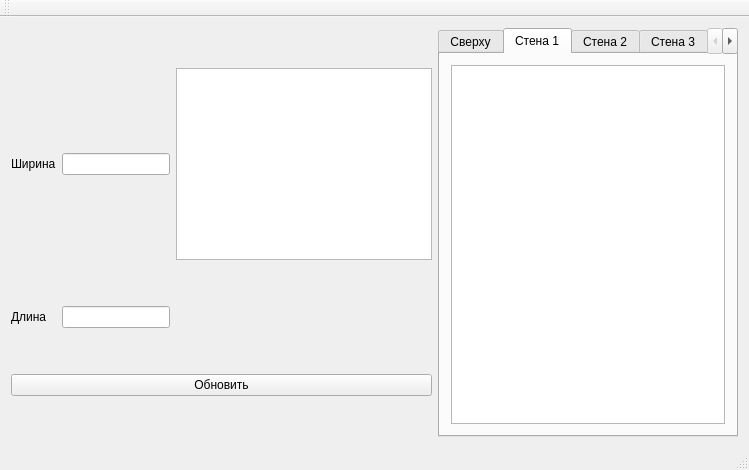
<?xml version="1.0" encoding="UTF-8"?>
<ui version="4.0">
 <class>MainWindow</class>
 <widget class="QMainWindow" name="MainWindow">
  <property name="geometry">
   <rect>
    <x>0</x>
    <y>0</y>
    <width>749</width>
    <height>470</height>
   </rect>
  </property>
  <property name="windowTitle">
   <string>MainWindow</string>
  </property>
  <widget class="QWidget" name="centralWidget">
   <layout class="QGridLayout" name="gridLayout_5">
    <item row="0" column="1">
     <layout class="QGridLayout" name="gridLayout">
      <property name="sizeConstraint">
       <enum>QLayout::SetDefaultConstraint</enum>
      </property>
      <item row="0" column="0">
       <widget class="QTabWidget" name="tabWidget">
        <property name="currentIndex">
         <number>1</number>
        </property>
        <widget class="QWidget" name="tab">
         <attribute name="title">
          <string>Сверху</string>
         </attribute>
         <layout class="QGridLayout" name="gridLayout_9">
          <item row="0" column="0">
           <widget class="graphicveiw" name="graphicsView"/>
          </item>
         </layout>
        </widget>
        <widget class="QWidget" name="tab_2">
         <attribute name="title">
          <string>Стена 1</string>
         </attribute>
         <layout class="QGridLayout" name="gridLayout_10">
          <item row="0" column="0">
           <widget class="QGraphicsView" name="graphicsView_2"/>
          </item>
         </layout>
        </widget>
        <widget class="QWidget" name="tab_3">
         <attribute name="title">
          <string>Стена 2</string>
         </attribute>
        </widget>
        <widget class="QWidget" name="tab_4">
         <attribute name="title">
          <string>Стена 3</string>
         </attribute>
        </widget>
        <widget class="QWidget" name="tab_5">
         <attribute name="title">
          <string>Стена 4</string>
         </attribute>
        </widget>
       </widget>
      </item>
     </layout>
    </item>
    <item row="0" column="0">
     <layout class="QGridLayout" name="gridLayout_2">
      <item row="2" column="0" colspan="3">
       <layout class="QGridLayout" name="gridLayout_8">
        <item row="0" column="0">
         <widget class="QPushButton" name="UpdateButton">
          <property name="text">
           <string>Обновить</string>
          </property>
          <property name="checkable">
           <bool>false</bool>
          </property>
         </widget>
        </item>
       </layout>
      </item>
      <item row="0" column="0">
       <layout class="QGridLayout" name="gridLayout_6">
        <item row="0" column="0">
         <widget class="QLabel" name="label_2">
          <property name="text">
           <string>Ширина</string>
          </property>
         </widget>
        </item>
        <item row="0" column="1">
         <widget class="QLineEdit" name="WidthEdit">
          <property name="sizePolicy">
           <sizepolicy hsizetype="Fixed" vsizetype="Fixed">
            <horstretch>0</horstretch>
            <verstretch>0</verstretch>
           </sizepolicy>
          </property>
          <property name="text">
           <string/>
          </property>
         </widget>
        </item>
       </layout>
      </item>
      <item row="1" column="1" colspan="2">
       <layout class="QGridLayout" name="gridLayout_4"/>
      </item>
      <item row="0" column="1" colspan="2">
       <layout class="QGridLayout" name="gridLayout_3">
        <item row="0" column="0">
         <widget class="roompicture" name="graphicsView_3">
          <property name="sizePolicy">
           <sizepolicy hsizetype="Minimum" vsizetype="Minimum">
            <horstretch>0</horstretch>
            <verstretch>0</verstretch>
           </sizepolicy>
          </property>
         </widget>
        </item>
       </layout>
      </item>
      <item row="1" column="0">
       <layout class="QGridLayout" name="gridLayout_7">
        <item row="0" column="0">
         <widget class="QLabel" name="label">
          <property name="text">
           <string>Длина</string>
          </property>
         </widget>
        </item>
        <item row="0" column="1">
         <widget class="QLineEdit" name="LengthEdit">
          <property name="sizePolicy">
           <sizepolicy hsizetype="Fixed" vsizetype="Fixed">
            <horstretch>0</horstretch>
            <verstretch>0</verstretch>
           </sizepolicy>
          </property>
          <property name="text">
           <string/>
          </property>
         </widget>
        </item>
       </layout>
      </item>
     </layout>
    </item>
   </layout>
  </widget>
  <widget class="QMenuBar" name="menuBar">
   <property name="geometry">
    <rect>
     <x>0</x>
     <y>0</y>
     <width>749</width>
     <height>21</height>
    </rect>
   </property>
  </widget>
  <widget class="QToolBar" name="mainToolBar">
   <attribute name="toolBarArea">
    <enum>TopToolBarArea</enum>
   </attribute>
   <attribute name="toolBarBreak">
    <bool>false</bool>
   </attribute>
  </widget>
  <widget class="QStatusBar" name="statusBar"/>
 </widget>
 <layoutdefault spacing="6" margin="11"/>
 <customwidgets>
  <customwidget>
   <class>graphicveiw</class>
   <extends>QGraphicsView</extends>
   <header location="global">graphicveiw.h</header>
  </customwidget>
  <customwidget>
   <class>roompicture</class>
   <extends>QGraphicsView</extends>
   <header location="global">roompicture.h</header>
  </customwidget>
 </customwidgets>
 <resources/>
 <connections>
  <connection>
   <sender>UpdateButton</sender>
   <signal>clicked()</signal>
   <receiver>graphicsView</receiver>
   <slot>update()</slot>
   <hints>
    <hint type="sourcelabel">
     <x>161</x>
     <y>294</y>
    </hint>
    <hint type="destinationlabel">
     <x>284</x>
     <y>283</y>
    </hint>
   </hints>
  </connection>
 </connections>
</ui>
